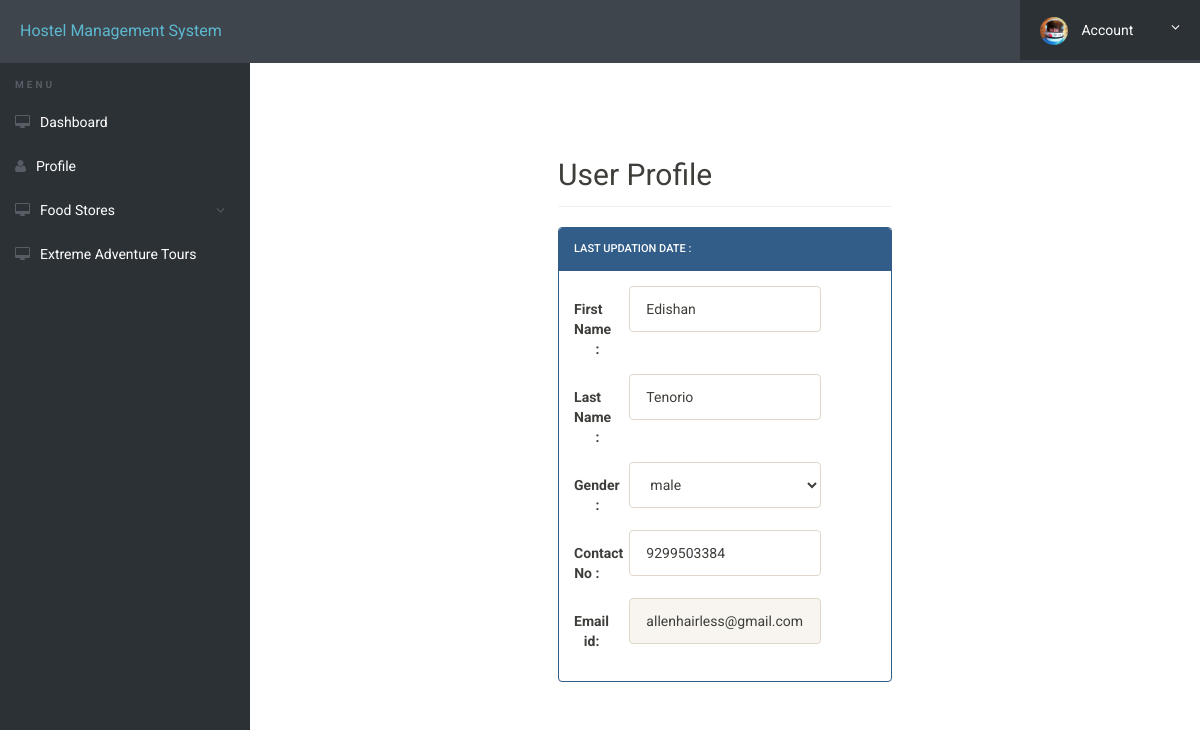
Screenshot of /my-profile.php (signed in) with the database file from the repository.
### tables this page shows
CREATE TABLE `userregistration` (
  `id` int(11) NOT NULL,
  `firstName` varchar(255) NOT NULL,
  `lastName` varchar(255) NOT NULL,
  `gender` varchar(255) NOT NULL,
  `contactNo` bigint(20) NOT NULL,
  `email` varchar(255) NOT NULL,
  `password` varchar(255) NOT NULL,
  `regDate` timestamp NOT NULL DEFAULT current_timestamp()
);

### my-profile.php (the view, shortened to what this page needs)
<?php
include('includes/config.php');
?>
<!doctype html>
<html lang="en" class="no-js">
<head>
	<link rel="stylesheet" href="css/font-awesome.min.css">
	<link rel="stylesheet" href="css/bootstrap.min.css">
	<link rel="stylesheet" href="css/dataTables.bootstrap.min.css">>
	<link rel="stylesheet" href="css/bootstrap-social.css">
	<link rel="stylesheet" href="css/bootstrap-select.css">
	<link rel="stylesheet" href="css/fileinput.min.css">
	<link rel="stylesheet" href="css/awesome-bootstrap-checkbox.css">
	<link rel="stylesheet" href="css/style.css">
</head>
<body>
	<?php include('includes/header.php');?>
	<div class="ts-main-content">
		<?php include('includes/sidebar.php');?>
		<div class="content-wrapper">
			<div class="container-fluid">
	<!--	<?php
$aid=$_SESSION['id'];
	$ret="select * from userregistration where id=?";
		$stmt= $mysqli->prepare($ret) ;
	 $stmt->bind_param('i',$aid);
	 $stmt->execute() ;
	 $res=$stmt->get_result();
	   while($row=$res->fetch_object())
	  {
	  	?>	 -->
				<div class="row">
					<div class="col-md-12">
						<h2 class="page-title">User&nbsp;Profile </h2>
						<div class="row">
							<div class="col-md-12">
								<div class="panel panel-primary">
									<div class="panel-heading">
Last Updation date :
</div>
<div class="panel-body">
<form method="post" action="" name="registration" class="form-horizontal" onSubmit="return valid();">
<div class="form-group">
<label class="col-sm-2 control-label">First Name : </label>
<div class="col-sm-8">
<input type="text" name="fname" id="fname"  class="form-control" value="<?php echo $row->firstName;?>"   required="required" >
</div>
</div>
<div class="form-group">
<label class="col-sm-2 control-label">Last Name : </label>
<div class="col-sm-8">
<input type="text" name="lname" id="lname"  class="form-control" value="<?php echo $row->lastName;?>" required="required">
</div>
</div>
<div class="form-group">
<label class="col-sm-2 control-label">Gender : </label>
<div class="col-sm-8">
<select name="gender" class="form-control" required="required">
<option value="<?php echo $row->gender;?>"><?php echo $row->gender;?></option>
</select>
</div>
</div>
<div class="form-group">
<label class="col-sm-2 control-label">Contact No : </label>
<div class="col-sm-8">
<input type="text" name="contact" id="contact"  class="form-control" maxlength="10" value="<?php echo $row->contactNo;?>" required="required">
</div>
</div>
<div class="form-group">
<label class="col-sm-2 control-label">Email id: </label>
<div class="col-sm-8">
<input type="email" name="email" id="email"  class="form-control" value="<?php echo $row->email;?>" readonly>
</div>
</div>
<?php } ?>
</form>
									</div>
									</div>
								</div>
							</div>
						</div>
							</div>
						</div>
					</div>
				</div>
</body>
</html>

### css/style.css (style rules this page uses)
html { font-size: 14px; }
@media only screen and (min-width: 480px) { html { font-size: 17px; } }
@media only screen and (min-width: 768px) { html { font-size: 14px; } }
body { font-size: 1em; }
.panel { overflow: hidden; }
.page-title { padding-bottom: 15px; margin-bottom: 20px; border-bottom: 1px solid #f0f0f0; }
@media only screen and (min-width: 992px) { .ts-main-content .content-wrapper { margin-left: 250px; } }

### rows the page displays
userregistration: fname "Edishan", lname "Tenorio", gender "male", contact "9299503384", email "allenhairless@gmail.com"
